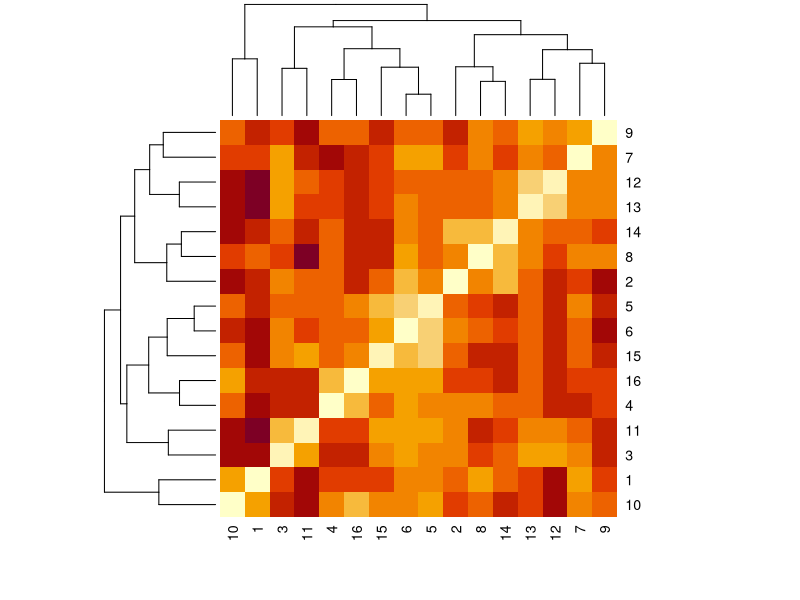
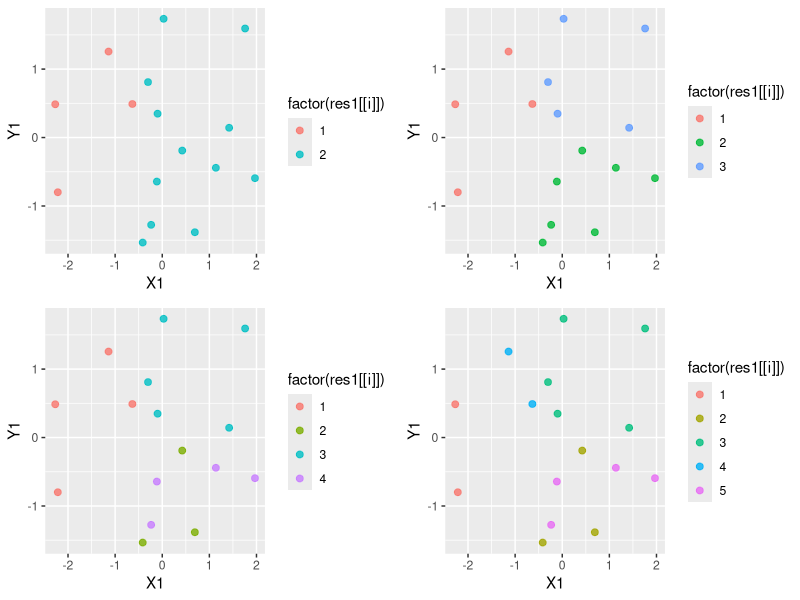
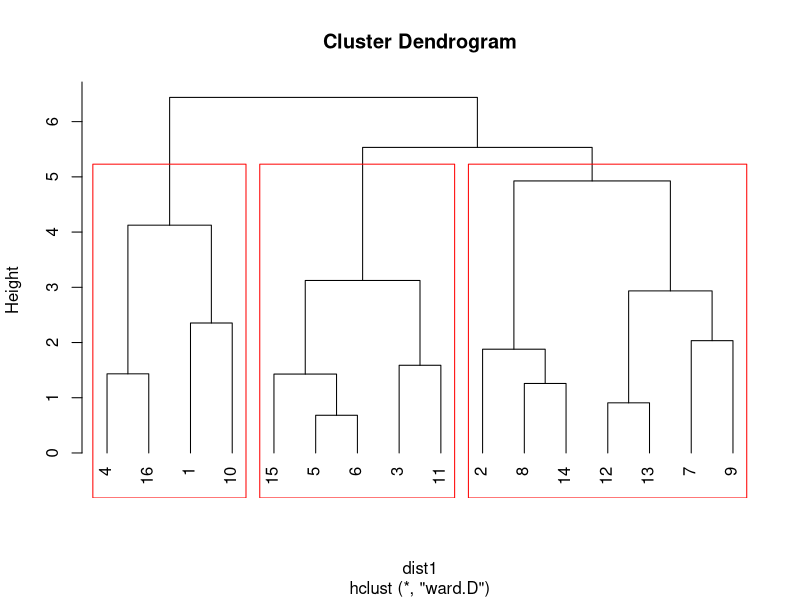
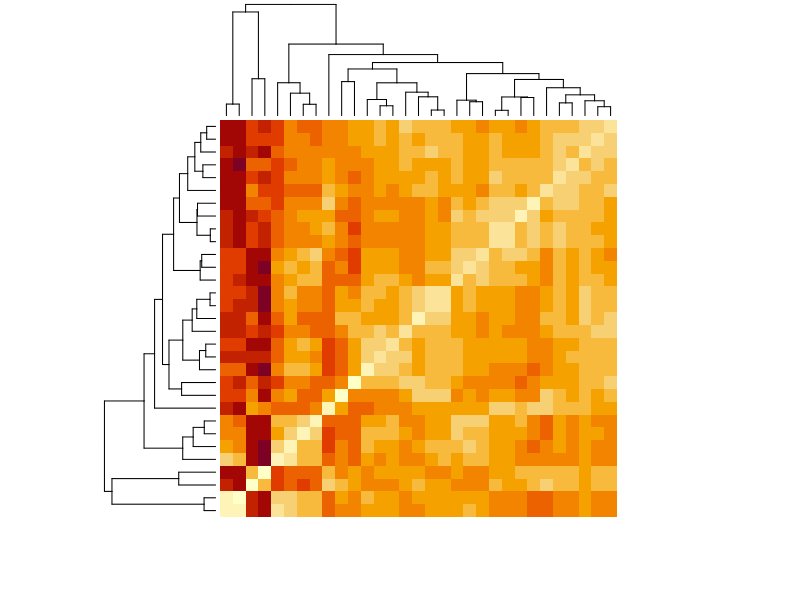
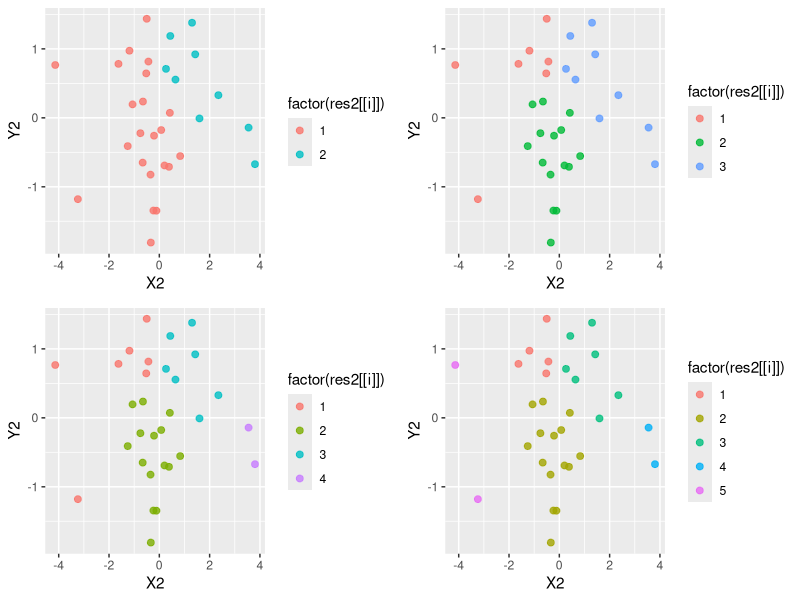
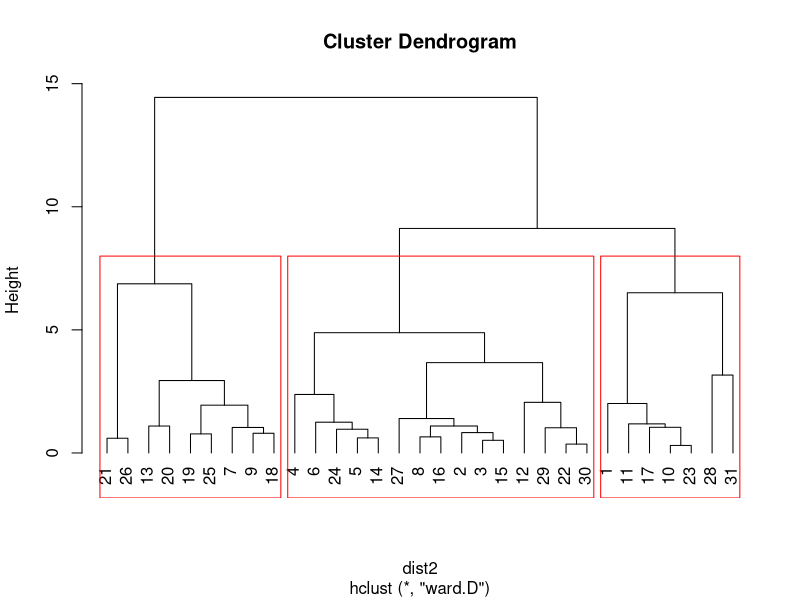
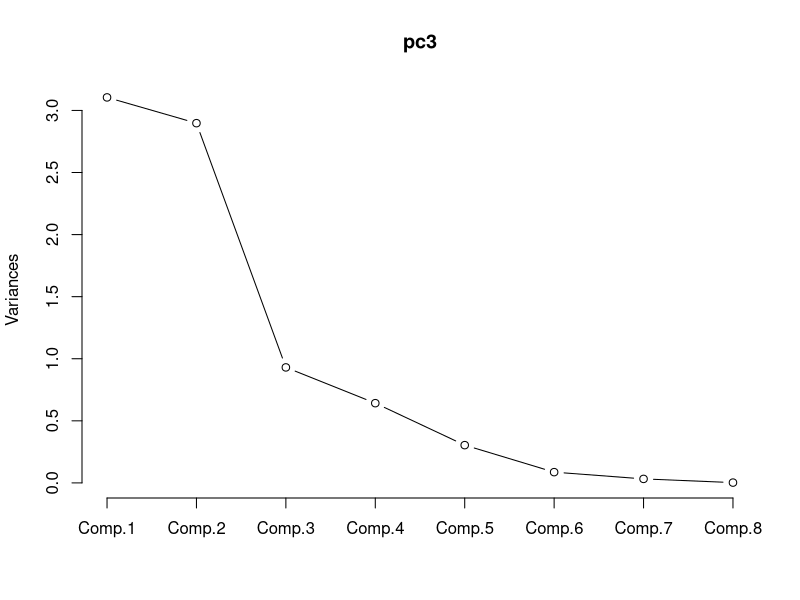
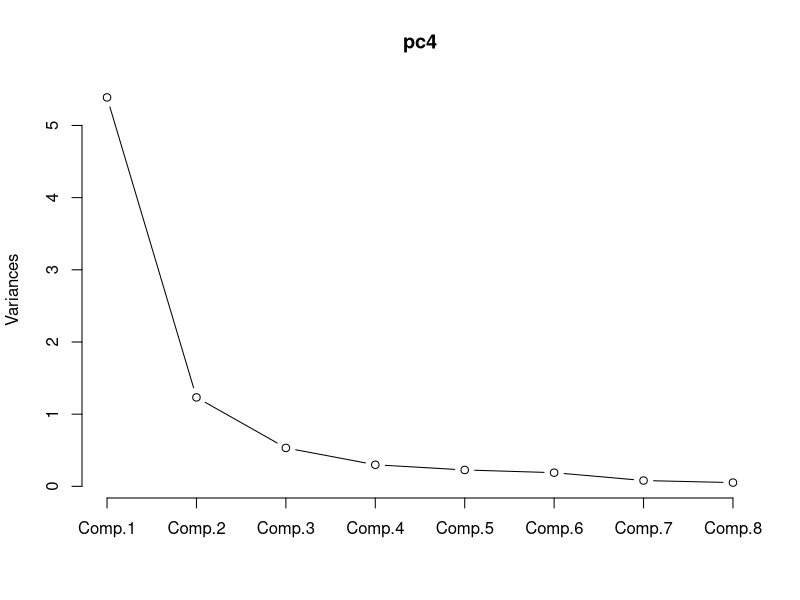

The R source for these figures, in order:
## ---- chunk 1
library(tidyverse)
library(gridExtra)
## ---- chunk 2
data1 <- read.csv("Pro6Data1.csv", encoding = "UTF-8")
data1 <- scale(data1[, 2:5])
## ---- chunk 3
dist1 <- dist(data1, method = "euclidean")
heatmap(as.matrix(dist1))
## ---- chunk 4
model1 <- hclust(dist1, method = "ward.D")
mds1 <- cmdscale(dist1, k = 2, eig = TRUE)
X1 <- mds1$points[, 1]
Y1 <- mds1$points[, 2]
res1 <- lapply(2:5, function(i) {
  cutree(model1, k = i)
})
pies1 <- lapply(1:4, function(i) {
  ggplot(data.frame(X1, Y1), aes(X1, Y1)) + 
    geom_point(size = 2, alpha = 0.8, aes(colour = factor(res1[[i]])))
})
grid.arrange(pies1[[1]], pies1[[2]], pies1[[3]], pies1[[4]],
             ncol = 2, nrow = 2)
## ---- chunk 5
res1[[2]]
## ---- chunk 6
plot(model1, hang = -1)
rect.hclust(model1, k = 3, border = "red")
## ---- chunk 7
center.list1 <- lapply(1:3, function(i) {
  colMeans(subset(data1, sapply(1:nrow(data1), function(j){
    res1[[2]][j] == i})))})
centers1 <- rbind(center.list1[[1]], 
                 center.list1[[2]], 
                 center.list1[[3]])
kmeans(data1, centers1, algorithm = "MacQueen")
## ---- chunk 8
data2 <- read.csv("Pro6Data2.csv", fileEncoding = "UTF-8")
data2 <- scale(data2[, 2:5])
## ---- chunk 9
dist2 <- dist(data2, method = "euclidean")
heatmap(as.matrix(dist2), labRow = FALSE, labCol = FALSE)
## ---- chunk 10
model2 <- hclust(dist2, method = "ward.D")
mds2 <- cmdscale(dist2, k = 2, eig = TRUE)
X2 <- mds2$points[, 1]
Y2 <- mds2$points[, 2]
res2 <- lapply(2:5, function(i) {
  cutree(model2, k = i)
})
pies2 <- lapply(1:4, function(i) {
  ggplot(data.frame(X2, Y2), aes(X2, Y2)) + 
    geom_point(size = 2, alpha = 0.8, aes(colour = factor(res2[[i]])))
})
grid.arrange(pies2[[1]], pies2[[2]], pies2[[3]], pies2[[4]],
             ncol = 2, nrow = 2)
## ---- chunk 11
plot(model2, hang = -1)
rect.hclust(model2, k = 3, border = "red")
## ---- chunk 12
data3 <- read.csv("Pro6Data3.csv", fileEncoding = "UTF-8")
industry <- data3$Industry
data3 <- scale(data3[2:9])
rownames(data3) <- industry
## ---- chunk 13
pc3 <- princomp(data3, cor = TRUE)
summary(pc3, loadings = TRUE)
## ---- chunk 14
screeplot(pc3, type = "lines")
## ---- chunk 15
predict(pc3)
## ---- chunk 16
data4 <- read.csv("Pro6Data4.csv", fileEncoding = "UTF-8")
area <- data4$Area
data4 <- scale(data4[2:9])
rownames(data4) <- area
## ---- chunk 17
pc4 <- princomp(data4, cor = TRUE)
summary(pc4, loadings = TRUE)
## ---- chunk 18
screeplot(pc4, type = "lines")
## ---- chunk 19
predict(pc4)
